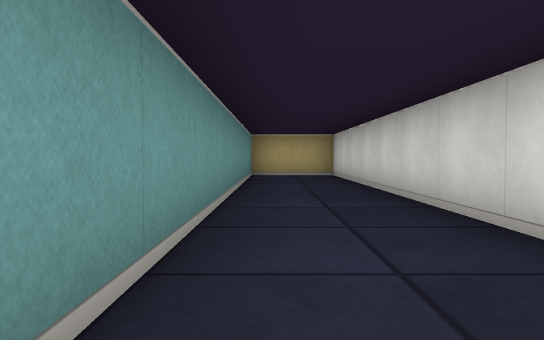
View 1 (above)

24 first-person views from a walk through a cub3D maze. The camera is about half as high as the walls, tilts 2° down and sees 70° across. The floor is counted in squares. Each view is taken from the middle of a square. On the plan, view 1 faces up. The plan holds only what a view shows up to about 9 squares ahead; the rest is blank.

View 2
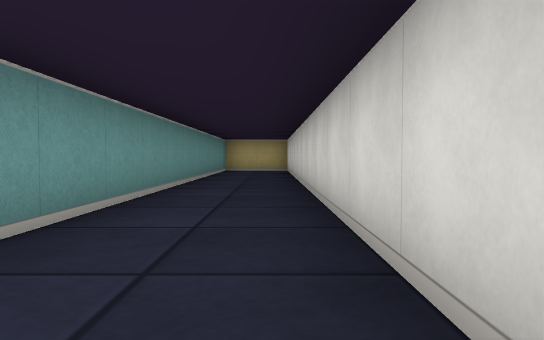

View 3
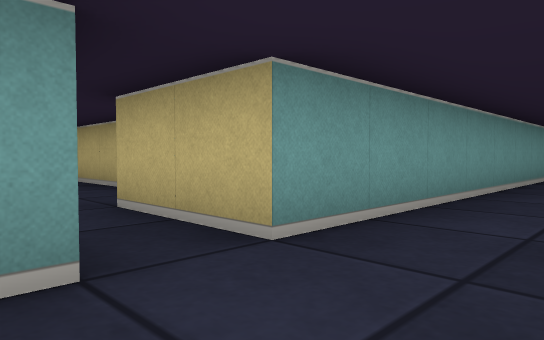

View 4
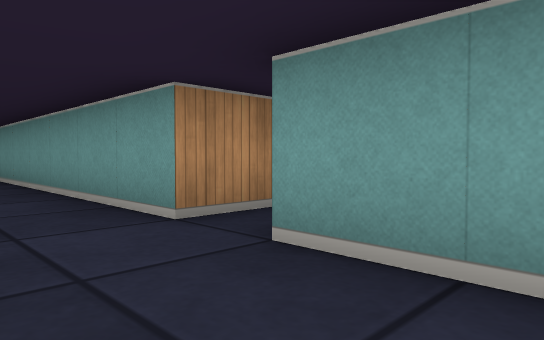

View 5
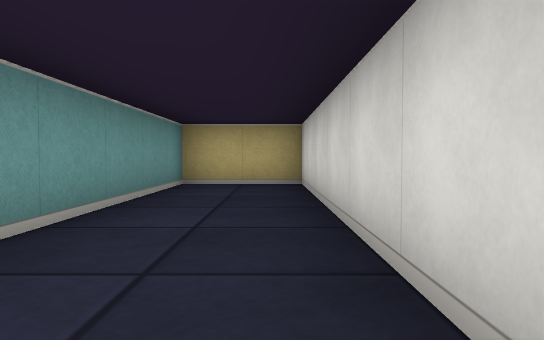

View 6
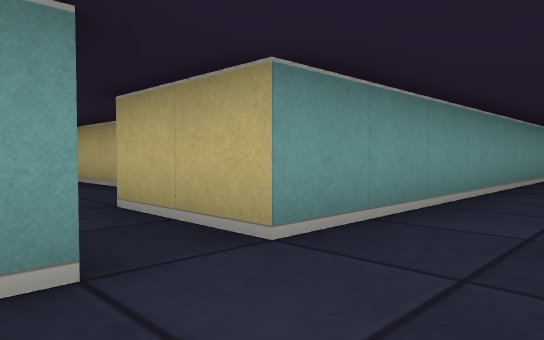

View 7
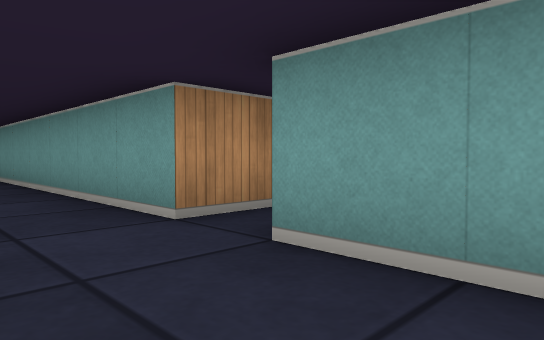

View 8
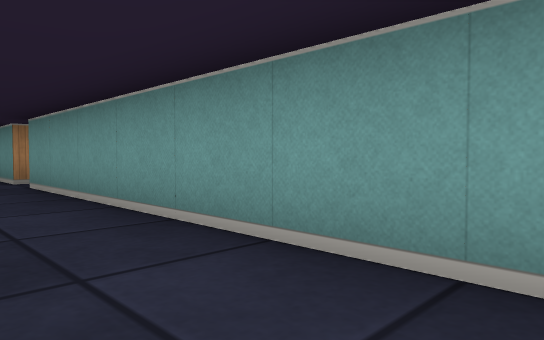

View 9
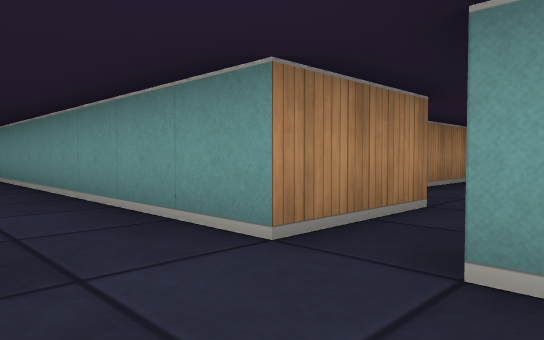

View 10
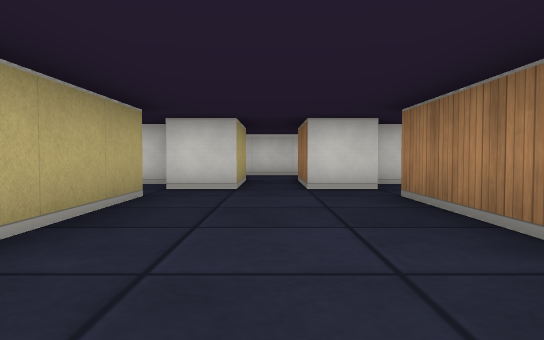

View 11
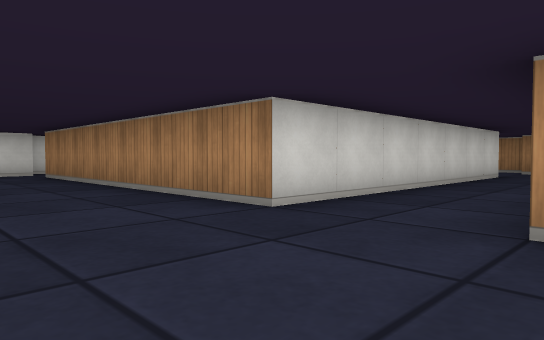

View 12
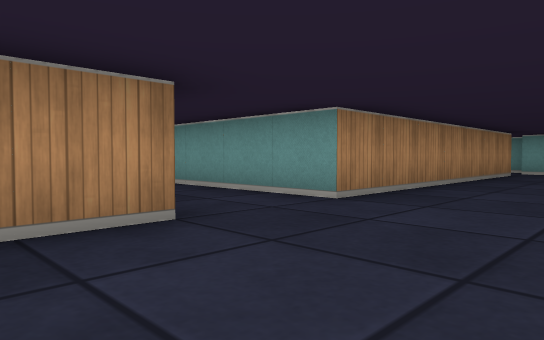

View 13
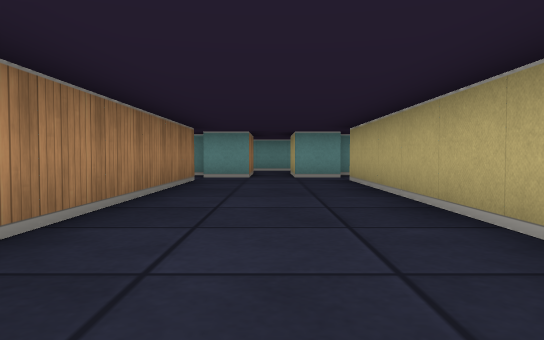

View 14
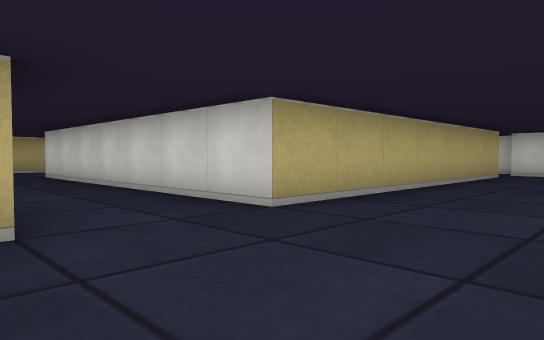

View 15
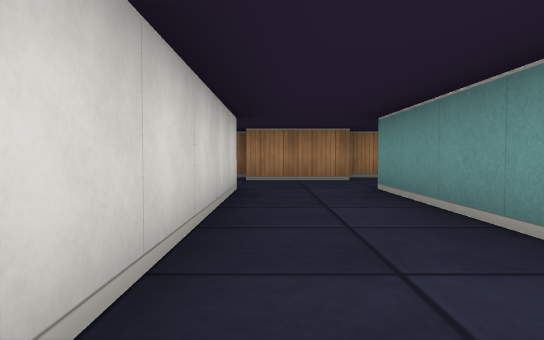

View 16
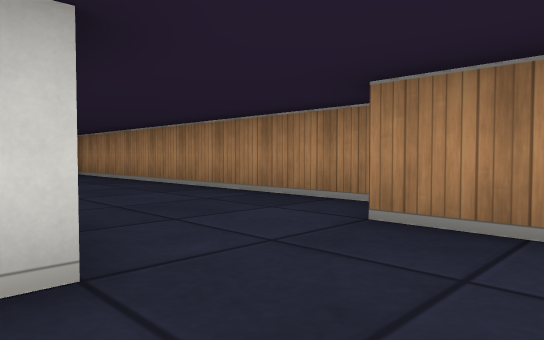

View 17
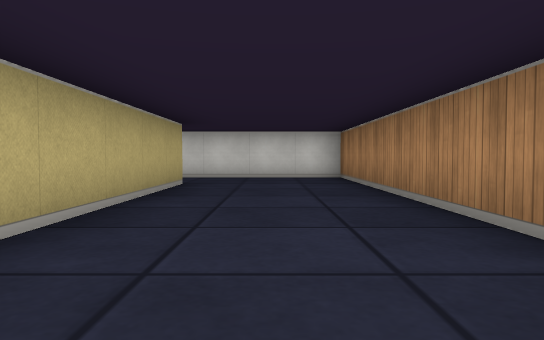

View 18
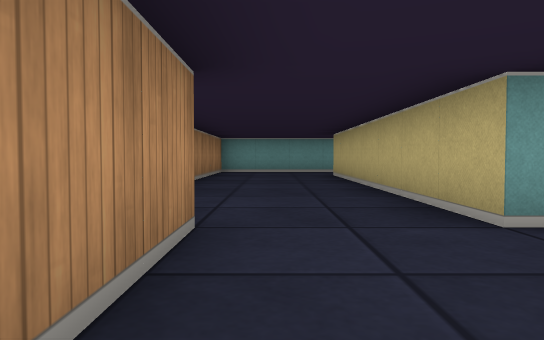

View 19
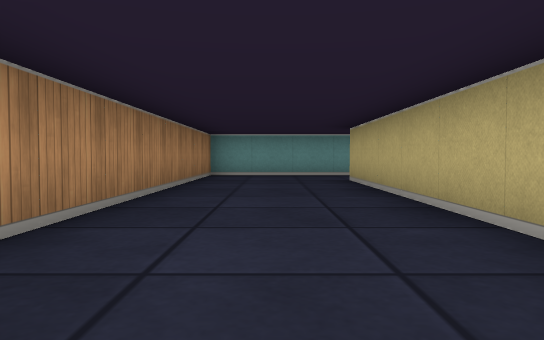

View 20
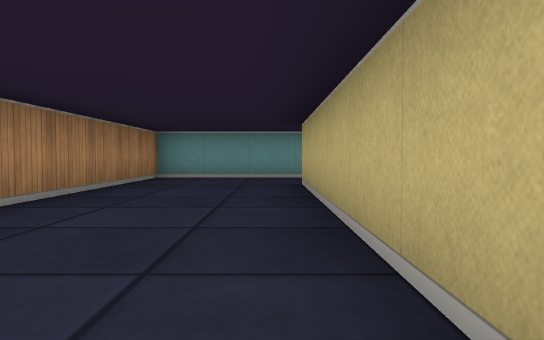

View 21
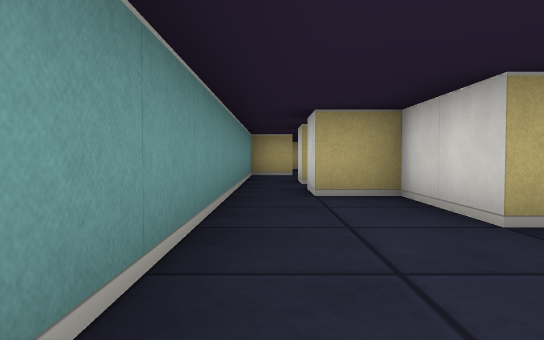

View 22
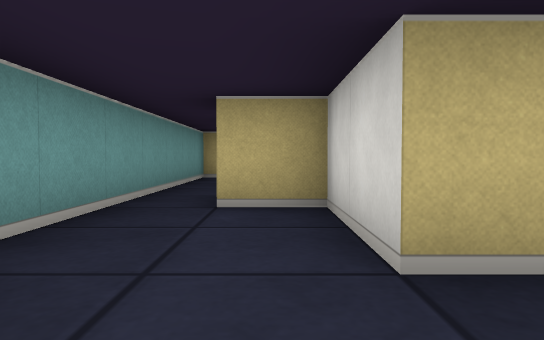

View 23
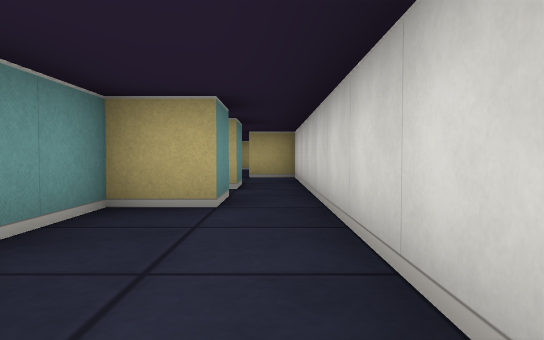

View 24
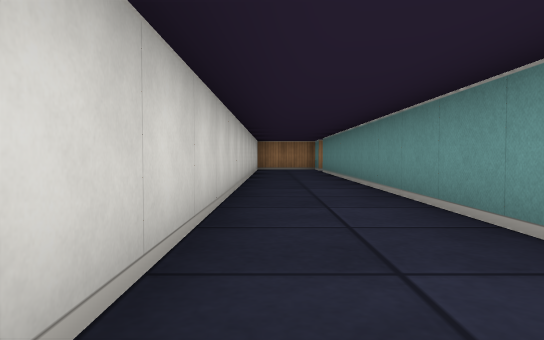

### Floor plan
Points are (right, up) in squares from view 1. A wall is a line through its corners. A room is listed if a view was taken in it or the views show most of it. See-through windows are left out.
Room 1 (views 1, 2, 3, 4, 5, 6, 7, 8, 9, 24)
walls: (-1.5, -12.5) (-0.5, -12.5) (-0.5, -21.5) (-2.5, -21.5); (-2.5, -22.5) (-0.5, -22.5) (-0.5, -34); (-1.5, -2.5) (-0.5, -2.5) (-0.5, -11.5) (-2.5, -11.5); (1.5, -2.4) (1.5, 9.5) (-0.5, 9.5) (-0.5, -1.5) (-2.5, -1.5); (1.5, -34) (1.5, -25.6)
ways out: opening at (-1.5, -22) to room 2; opening at (-1.5, -12); opening at (-1.5, -2)
Room 2 (views 10, 11, 12, 13, 14, 15, 16, 17, 18, 19, 20, 21, 22, 23)
walls: (-10.5, -30.6) (-10.5, -23.5) (-3.5, -23.5); (-12.5, -32.5) (-10.5, -32.5); (-10.5, -33.5) (-1.5, -33.5) (-1.5, -28.5); (-14.1, -20.5) (-19.5, -20.5); (-19.5, -23.5) (-12.5, -23.5) (-12.5, -30.5) (-19.5, -30.5) (-19.5, -28.5) (-20.5, -28.5); (-3.5, -30.5) (-7.9, -30.5); (-21.5, -28.5) (-21.5, -33.5) (-12.6, -33.5); (-2.5, -28.5) (-3.5, -28.5) (-3.5, -29.9); (-21, -22.5) (-20.5, -22.5) (-20.5, -23.5); (-2.5, -23.5) (-2.5, -22.5); (-20.5, -20.5) (-20.5, -21.5); (-3.5, -20.5) (-10.5, -20.5); (-2.5, -21.5) (-2.5, -20.5)
ways out: opening at (-1.5, -22) to room 1; opening at (-3, -24) to room 3; opening at (-2, -28) to room 3; opening at (-21, -29) to room 4; opening at (-20, -23) to room 4; opening at (-21.5, -22); opening at (-20, -21); opening at (-11.5, -20); opening at (-3, -20)
Room 3 (no view inside)
walls: (-2.5, -25.6) (-2.5, -26.5); (-2.5, -27.5) (-2.5, -28.5); (-1.5, -28.5) (-1.5, -23.5) (-2.5, -23.5)
ways out: opening at (-3, -24) to room 2; opening at (-2, -28) to room 2; opening at (-3.5, -27)
Room 4 (no view inside)
walls: (-20.5, -26.4) (-20.5, -25.5); (-21.5, -23.5) (-21.5, -28.5); (-20.5, -28.5) (-20.5, -27.5)
ways out: opening at (-21, -29) to room 2; opening at (-20, -23) to room 2; opening at (-19.5, -27)

Where each view was taken, in squares from view 1:
view 1: 0 up, 0 right, facing up
view 2: 3 down, 1 right, facing up
view 3: 3 down, 1 right, facing up-left
view 4: 0 up, 1 right, facing down-left
view 5: 3 up, 1 right, facing up
view 6: 13 down, 1 right, facing up-left
view 7: 10 down, 1 right, facing down-left
view 8: 15 down, 1 right, facing down-left
view 9: 21 down, 1 right, facing down-left
view 10: 22 down, 8 left, facing right
view 11: 21 down, 13 left, facing down-right
view 12: 21 down, 9 left, facing down-left
view 13: 22 down, 12 left, facing left
view 14: 23 down, 13 left, facing up-right
view 15: 25 down, 11 left, facing down
view 16: 30 down, 12 left, facing down-right
view 17: 32 down, 10 left, facing right
view 18: 32 down, 10 left, facing left
view 19: 32 down, 12 left, facing left
view 20: 31 down, 13 left, facing left
view 21: 33 down, 21 left, facing up
view 22: 32 down, 20 left, facing up
view 23: 32 down, 2 left, facing up
view 24: 25 down, 1 right, facing down
